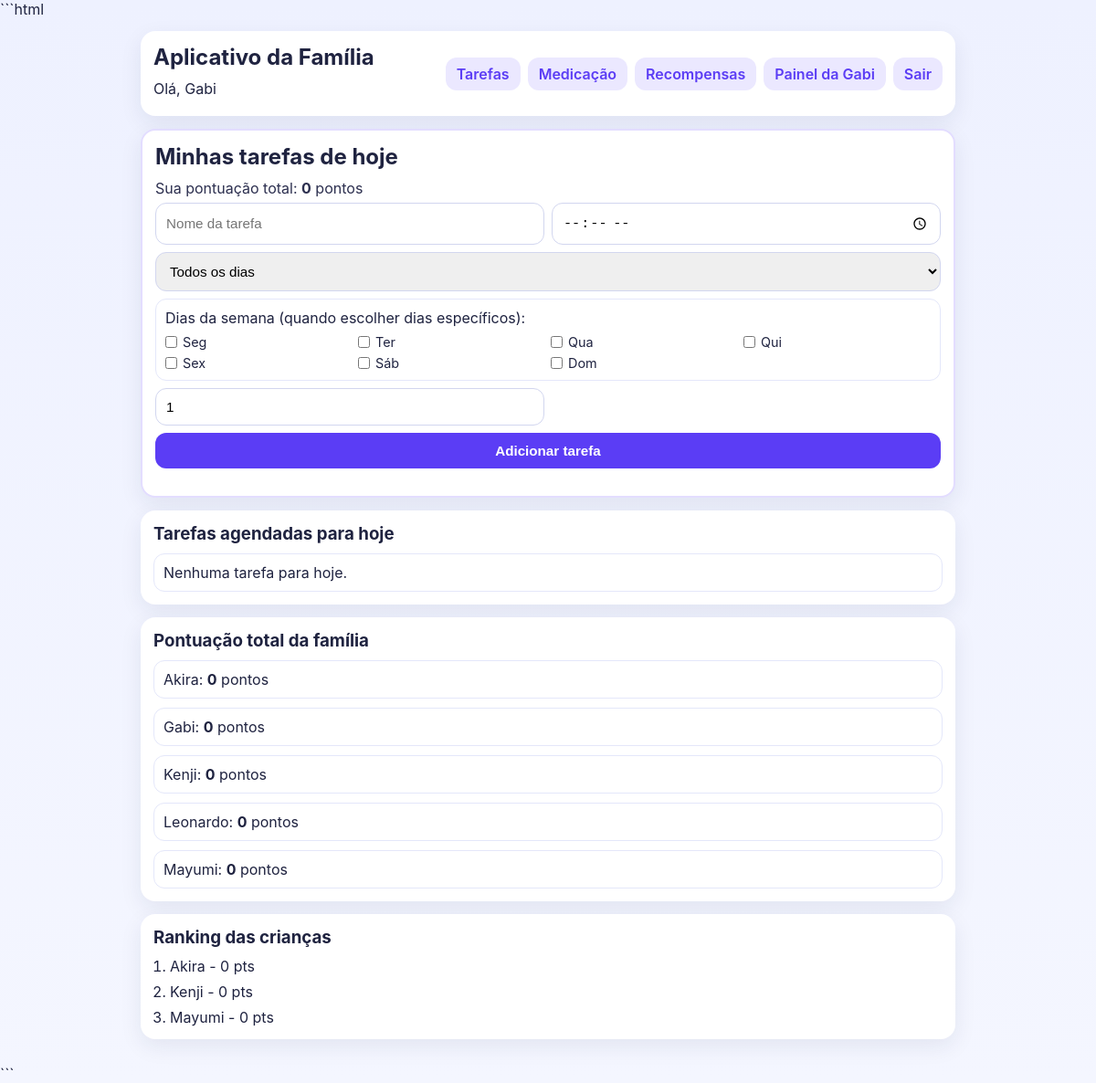
The page /tarefas (signed in) on the database its author committed.
### tables this page shows
CREATE TABLE usuarios (
            id INTEGER PRIMARY KEY AUTOINCREMENT,
            nome TEXT UNIQUE,
            senha TEXT,
            pontuacao INTEGER DEFAULT 0
        );

### app.py (the view, shortened to what this page needs)
@app.route("/tarefas", methods=["GET", "POST"])
@login_obrigatorio
def tarefas():
    usuario = usuario_logado()
    dia_atual = hoje_sigla()
    hoje_iso = hoje_data_iso()
    conn = conectar()
    cur = conn.cursor()
    cur.execute("SELECT * FROM tarefas WHERE usuario=? ORDER BY horario", (usuario,))
    lista_tarefas = [t for t in cur.fetchall() if agendado_hoje(t["recorrencia"], t["dias_semana"], dia_atual)]
    cur.execute("SELECT nome, pontuacao FROM usuarios ORDER BY nome")
    pontuacao_total = cur.fetchall()
    ranking_criancas = obter_ranking_criancas(cur)
    conn.close()
    return render_template(
        "tarefas.html",
        tarefas=lista_tarefas,
        dias_semana=DIAS_SEMANA,
        recorrencias=RECORRENCIAS,
        hoje_iso=hoje_iso,
        pontos_usuario=obter_pontuacao_usuario(usuario),
        pontuacao_total=pontuacao_total,
        ranking_criancas=ranking_criancas,
        formatar_recorrencia=formatar_recorrencia,
        tarefa_concluida_hoje=tarefa_concluida_hoje,
    )

### app.py (called while the page is built)
def conectar():
    conn = sqlite3.connect("familia.db")
    conn.row_factory = sqlite3.Row
    return conn

def usuario_logado():
    return session.get("usuario")

def eh_admin():
    return usuario_logado() == USUARIO_ADMIN

def eh_crianca(nome):
    return nome in CRIANCAS

def login_obrigatorio(func):
    @wraps(func)
    def wrapper(*args, **kwargs):
        if not usuario_logado():
            return redirect(url_for("login"))
        return func(*args, **kwargs)
    return wrapper

def hoje_sigla():
    return DIAS_SEMANA[datetime.now().weekday()]

def hoje_data_iso():
    return datetime.now().strftime("%Y-%m-%d")

def obter_pontuacao_usuario(nome):
    conn = conectar()
    cur = conn.cursor()
    cur.execute("SELECT pontuacao FROM usuarios WHERE nome = ?", (nome,))
    row = cur.fetchone()
    conn.close()
    return row["pontuacao"] if row else 0

def obter_ranking_criancas(cur):
    marcadores = ",".join(["?"] * len(CRIANCAS))
    cur.execute(
        f"SELECT nome, pontuacao FROM usuarios WHERE nome IN ({marcadores}) ORDER BY pontuacao DESC, nome ASC",
        tuple(CRIANCAS),
    )
    return cur.fetchall()

@app.context_processor
def variaveis_globais():
    return {"usuario_logado": usuario_logado(), "eh_admin": eh_admin(), "eh_crianca": eh_crianca(usuario_logado() or "")}

### templates/tarefas.html (shortened to what this page needs)
{% extends "base.html" %}
{% block content %}
<section class="card destaque">
    <h2>Minhas tarefas de hoje</h2>
    <p class="pontos">Sua pontuação total: <strong>{{ pontos_usuario }}</strong> pontos</p>
    <form method="post" class="grid-2">
        <input type="text" name="tarefa" placeholder="Nome da tarefa" required>
        <input type="time" name="horario">
        <select name="recorrencia" class="full" required>
            <option value="todos_os_dias">Todos os dias</option>
        </select>
        <div class="full dias-box">
            <span>Dias da semana (quando escolher dias específicos):</span>
            <div class="dias-grid">
                {% for dia in dias_semana %}
                <label><input type="checkbox" name="dias_semana" value="{{ dia }}"> {{ dia }}</label>
                {% endfor %}
            </div>
        </div>
        <input type="number" name="pontos" min="0" value="1" required placeholder="Pontos da tarefa">
        <button class="full" type="submit">Adicionar tarefa</button>
    </form>
</section>
<section class="card">
    <h3>Tarefas agendadas para hoje</h3>
    <ul class="listagem">
        {% for tarefa in tarefas %}
        <li>
            <div>
                {% if tarefa_concluida_hoje(tarefa, hoje_iso) %}
                <s>{{ tarefa['horario'] or '--:--' }} - {{ tarefa['nome'] }}</s>
                {% else %}
                {{ tarefa['horario'] or '--:--' }} - {{ tarefa['nome'] }}
                {% endif %}
                <p class="meta">{{ formatar_recorrencia(tarefa['recorrencia'], tarefa['dias_semana']) }} • {{ tarefa['pontos'] }} pts</p>
            </div>
            <div class="acoes">
                {% if not tarefa_concluida_hoje(tarefa, hoje_iso) %}
                <form action="/concluir/{{ tarefa['id'] }}" method="post">
                    <button type="submit" class="ok">Concluir hoje</button>
                </form>
                {% endif %}
                <form action="/excluir/{{ tarefa['id'] }}" method="post">
                    <button type="submit" class="danger">Excluir</button>
                </form>
            </div>
        </li>
        {% else %}
        <li>Nenhuma tarefa para hoje.</li>
        {% endfor %}
    </ul>
</section>
<section class="card">
    <h3>Pontuação total da família</h3>
    <ul class="listagem compacta">
        {% for pessoa in pontuacao_total %}
        <li>{{ pessoa['nome'] }}: <strong>{{ pessoa['pontuacao'] }}</strong> pontos</li>
        {% endfor %}
    </ul>
</section>
<section class="card">
    <h3>Ranking das crianças</h3>
    <ol class="ranking">
        {% for crianca in ranking_criancas %}
        <li>{{ crianca['nome'] }} - {{ crianca['pontuacao'] }} pts</li>
        {% endfor %}
    </ol>
</section>
{% endblock %}

### templates/base.html (shortened to what this page needs)
<!DOCTYPE html>
<html lang="pt-BR">
<head>
    <link rel="stylesheet" href="{{ url_for('static', filename='styles.css') }}">
</head>
<body>
    <div class="app-shell">
        <nav class="topbar">
            <div>
                <h1>Aplicativo da Família</h1>
                {% if usuario_logado %}
                <p>Olá, {{ usuario_logado }}</p>
                {% endif %}
            </div>
            {% if usuario_logado %}
            <div class="menu">
                <a href="{{ url_for('tarefas') }}">Tarefas</a>
                <a href="{{ url_for('medicacao') }}">Medicação</a>
                <a href="{{ url_for('recompensas') }}">Recompensas</a>
                {% if eh_admin %}
                <a href="{{ url_for('painel_gabi') }}">Painel da Gabi</a>
                {% endif %}
                <a href="{{ url_for('logout') }}">Sair</a>
            </div>
            {% endif %}
        </nav>
        <main>
            {% block content %}{% endblock %}
        </main>
    </div>
</body>
</html>

### static/styles.css (style rules this page uses)
:root { --bg: #f4f6ff; --card: #ffffff; --text: #1f2340; --muted: #61679a; --brand: #5b3df5; --ok: #1f9d5b; --danger: #d23f57; }
* { box-sizing: border-box; }
body { margin: 0; font-family: Inter, system-ui, -apple-system, Segoe UI, Roboto, Arial, sans-serif; background: linear-gradient(180deg, #eef1ff 0%, var(--bg) 100%); color: var(--text); }
.app-shell { width: min(100%, 920px); margin: 0 auto; padding: 14px; }
.topbar { background: var(--card); border-radius: 16px; padding: 14px; margin-bottom: 14px; display: flex; justify-content: space-between; gap: 10px; flex-wrap: wrap; box-shadow: 0 8px 24px rgba(24, 32, 71, 0.08); }
h1, h2, h3 { margin: 0 0 10px; }
p { margin: 6px 0; }
.menu { display: flex; gap: 8px; flex-wrap: wrap; align-items: center; }
.menu a { text-decoration: none; color: var(--brand); font-weight: 600; background: #ebe8ff; border-radius: 12px; padding: 8px 12px; }
.card { background: var(--card); border-radius: 16px; padding: 14px; margin-bottom: 14px; box-shadow: 0 8px 24px rgba(24, 32, 71, 0.08); }
.destaque { border: 2px solid #e3ddff; }
input, select, button { width: 100%; padding: 11px; border-radius: 12px; border: 1px solid #d2d6ef; font-size: 0.95rem; }
button { background: var(--brand); border: none; color: white; font-weight: 700; }
.grid-2 { display: grid; grid-template-columns: 1fr 1fr; gap: 8px; }
.full { grid-column: 1 / -1; }
.listagem { list-style: none; padding: 0; margin: 0; display: grid; gap: 10px; }
.listagem li { border: 1px solid #e4e7fa; border-radius: 12px; padding: 10px; display: flex; justify-content: space-between; align-items: center; gap: 8px; }
.listagem.compacta li { display: block; }
.ranking { margin: 0; padding-left: 18px; display: grid; gap: 8px; }
.dias-box { padding: 10px; border: 1px solid #e4e7fa; border-radius: 12px; }
.dias-grid { display: grid; grid-template-columns: repeat(4, minmax(60px, 1fr)); gap: 6px; margin-top: 8px; }
.dias-grid label { font-size: 0.9rem; display: flex; align-items: center; gap: 6px; }
.dias-grid input { width: auto; margin: 0; }
.pontos { font-size: 1rem; color: #2c2f4f; }

### rows shown on the page
usuarios: nome "Gabi", pontuacao "0"
usuarios: nome "Akira", pontuacao "0"
usuarios: nome "Kenji", pontuacao "0"
usuarios: nome "Leonardo", pontuacao "0"
usuarios: nome "Mayumi", pontuacao "0"

### other values the page prints
{{ pontos_usuario }} "0"
{{ dia }} "Seg" "Ter" "Qua" "Qui" "Sex" "Sáb" "Dom"
